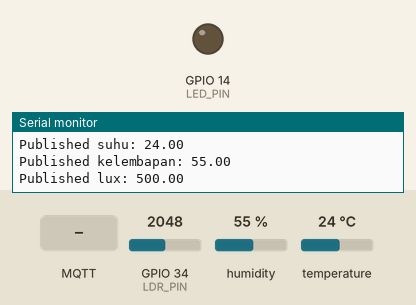
A sketch run on a simulated ESP32. Parts: output pins drawn as LEDs (lit = HIGH), the last lines printed to the serial monitor. Inputs (shaded band) come from the test bench; at power-on: GPIO 34 (LDR_PIN) = 2048, humidity 55 %, temperature 24 °C. WiFi joins after 1.5 s; servers stay silent unless stated; no MQTT or app messages arrive unless stated.

Above: at 2.7 s.
2.8 s: MQTT message "on" arrives on the first subscribed topic
At 3.2 s:
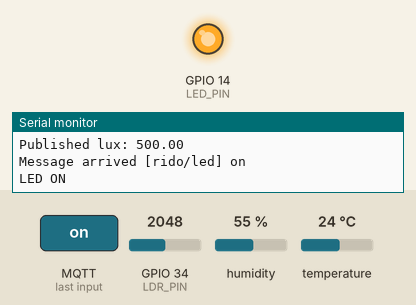
4.3 s: MQTT message "off" arrives on the first subscribed topic
At 5.6 s:
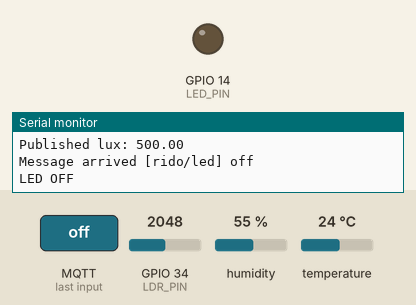
Timing chart, 0 to 7.3 s (numbered marks = the images above; inputs shaded):
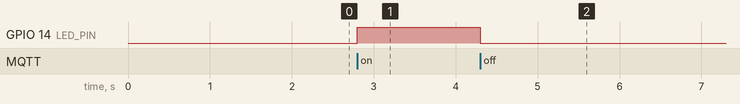

The sketch:

esp32-config-wokwi.ino
```cpp
#include <WiFi.h>
#include <PubSubClient.h>
#include <DHT_U.h>

// =========================
// KONFIGURASI WIFI
// =========================
const char* ssid = "Wokwi-GUEST";
const char* password = "";

// =========================
// KONFIGURASI MQTT
// =========================
const char* mqttServer = "broker.mqttdashboard.com";
const int mqttPort = 1883;
const char* clientID = "55e294eb-d614-4d17-8688-5118eb3600c7";

const char* topicSuhu = "rido/suhu";
const char* topicKelembapan = "rido/kelembapan";
const char* topicLux = "rido/lux";
const char* topicLed = "rido/led";

// =========================
// OBJEK WIFI DAN MQTT
// =========================
WiFiClient espClient;
PubSubClient client(espClient);

// =========================
// KONFIGURASI DHT22
// =========================
#define DHTPIN 12
#define DHTTYPE DHT22
DHT_Unified dht(DHTPIN, DHTTYPE);

// =========================
// KONFIGURASI LDR
// =========================
#define LDR_PIN 34  // pin ADC LDR di ESP32 (gunakan pin analog)

// =========================
// KONFIGURASI LED
// =========================
#define LED_PIN 14

// =========================
// VARIABEL WAKTU
// =========================
unsigned long previousMillis = 0;
const long interval = 2000; // kirim data setiap 2 detik

// =========================
// FUNGSI WIFI SETUP
// =========================
void setup_wifi() {
  delay(10);
  Serial.println();
  Serial.print("Connecting to ");
  Serial.println(ssid);
  WiFi.begin(ssid, password);

  while (WiFi.status() != WL_CONNECTED) {
    delay(500);
    Serial.print(".");
  }

  Serial.println("");
  Serial.println("WiFi connected");
  Serial.print("IP address: ");
  Serial.println(WiFi.localIP());
}

// =========================
// CALLBACK PESAN MASUK
// =========================
void callback(char* topic, byte* payload, unsigned int length) {
  Serial.print("Message arrived [");
  Serial.print(topic);
  Serial.print("] ");

  String message;
  for (int i = 0; i < length; i++) {
    message += (char)payload[i];
  }
  Serial.println(message);

  if (String(topic) == topicLed) {
    if (message == "on") {
      digitalWrite(LED_PIN, HIGH);
      Serial.println("LED ON");
    } else if (message == "off") {
      digitalWrite(LED_PIN, LOW);
      Serial.println("LED OFF");
    }
  }
}

// =========================
// RECONNECT MQTT
// =========================
void reconnect() {
  while (!client.connected()) {
    Serial.print("Attempting MQTT connection...");
    if (client.connect(clientID)) {
      Serial.println("connected");
      client.subscribe(topicLed);
      Serial.print("Subscribed to topic: ");
      Serial.println(topicLed);
    } else {
      Serial.print("failed, rc=");
      Serial.print(client.state());
      Serial.println(" try again in 5 seconds");
      delay(5000);
    }
  }
}

// =========================
// SETUP
// =========================
void setup() {
  Serial.begin(115200);
  setup_wifi();

  client.setServer(mqttServer, mqttPort);
  client.setCallback(callback);

  pinMode(LED_PIN, OUTPUT);
  pinMode(LDR_PIN, INPUT);

  dht.begin();
}

// =========================
// LOOP UTAMA
// =========================
void loop() {
  if (!client.connected()) {
    reconnect();
  }
  client.loop();

  unsigned long currentMillis = millis();
  if (currentMillis - previousMillis >= interval) {
    previousMillis = currentMillis;

    // ===== Baca suhu dan kelembapan =====
    sensors_event_t event;
    dht.temperature().getEvent(&event);
    float suhu = event.temperature;

    dht.humidity().getEvent(&event);
    float kelembapan = event.relative_humidity;

    // ===== Baca LDR =====
    int ldrValue = analogRead(LDR_PIN);
    float lux = map(ldrValue, 0, 4095, 0, 1000);

    // ===== Kirim ke broker =====
    if (!isnan(suhu)) {
      String msgSuhu = String(suhu, 2);
      client.publish(topicSuhu, msgSuhu.c_str());
      Serial.print("Published suhu: ");
      Serial.println(msgSuhu);
    }

    if (!isnan(kelembapan)) {
      String msgKelembapan = String(kelembapan, 2);
      client.publish(topicKelembapan, msgKelembapan.c_str());
      Serial.print("Published kelembapan: ");
      Serial.println(msgKelembapan);
    }

    String msgLux = String(lux, 2);
    client.publish(topicLux, msgLux.c_str());
    Serial.print("Published lux: ");
    Serial.println(msgLux);
  }
}
```

Measured:
- after the input at 2.8 s, GPIO 14 (LED_PIN): LOW → HIGH at once
- after the input at 4.3 s, GPIO 14 (LED_PIN): HIGH → LOW at once
